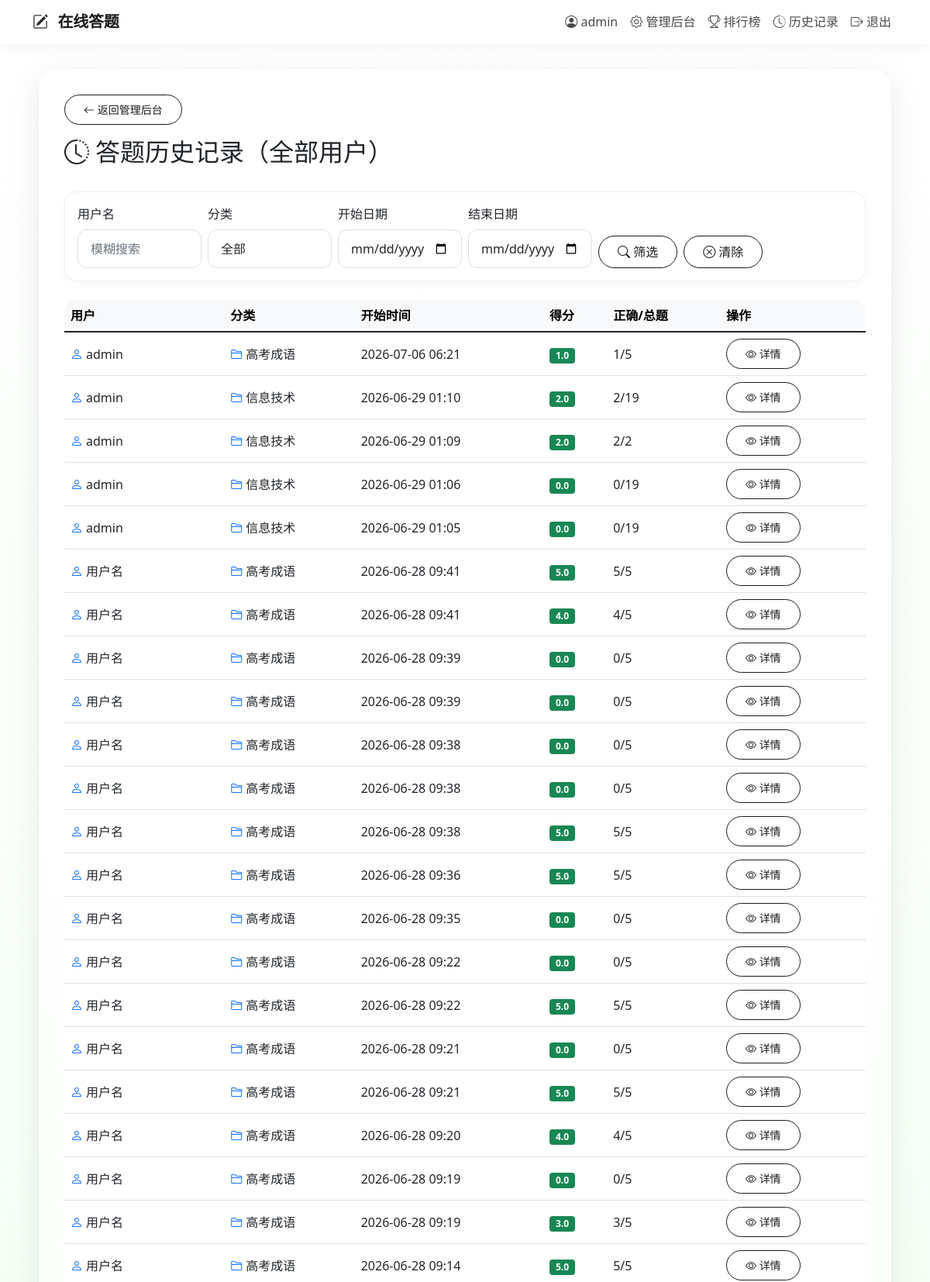
/admin/history (signed in, upper part), run on the app's committed database.
### models.py (models this page shows)
class User(UserMixin, db.Model):
    id = db.Column(db.Integer, primary_key=True)
    username = db.Column(db.String(80), unique=True, nullable=False)
    email = db.Column(db.String(120), unique=True, nullable=False)
    password_hash = db.Column(db.String(128))
    role = db.Column(db.String(20), default='user')
    created_at = db.Column(db.DateTime, default=datetime.utcnow)
    status = db.Column(db.Boolean, default=True)
    quiz_records = db.relationship('QuizRecord', backref='user', lazy='dynamic')
    progresses = db.relationship('UserProgress', backref='user', lazy='dynamic')

class QuizRecord(db.Model):
    id = db.Column(db.Integer, primary_key=True)
    user_id = db.Column(db.Integer, db.ForeignKey('user.id'), nullable=False)
    category_id = db.Column(db.Integer, db.ForeignKey('category.id'), nullable=False)
    start_time = db.Column(db.DateTime, default=datetime.utcnow)
    end_time = db.Column(db.DateTime)
    score = db.Column(db.Float, default=0)
    total_questions = db.Column(db.Integer)
    correct_count = db.Column(db.Integer, default=0)
    details = db.relationship('QuizDetail', backref='record', lazy='select', cascade='all, delete-orphan')

class Category(db.Model):
    id = db.Column(db.Integer, primary_key=True)
    name = db.Column(db.String(100), nullable=False)
    parent_id = db.Column(db.Integer, db.ForeignKey('category.id'), nullable=True)
    sort_order = db.Column(db.Integer, default=0)
    created_at = db.Column(db.DateTime, default=datetime.utcnow)
    parent = db.relationship('Category', remote_side=[id], backref='children')
    questions = db.relationship('Question', backref='category', lazy='dynamic')
    groups = db.relationship('Group', backref='category', lazy='dynamic')
    quiz_records = db.relationship('QuizRecord', backref='category', lazy='dynamic')

### routes/admin.py (the view)
@admin_bp.route('/history')
@login_required
@admin_required
def admin_history():
    from sqlalchemy.orm import joinedload
    username = request.args.get('username', '').strip()
    category_id = request.args.get('category_id', type=int)
    start_date = request.args.get('start_date', '').strip()
    end_date = request.args.get('end_date', '').strip()
    query = QuizRecord.query.options(
        joinedload(QuizRecord.user),
        joinedload(QuizRecord.category)
    ).join(User).join(Category)
    if username:
        query = query.filter(User.username.contains(username))
    if category_id:
        query = query.filter(QuizRecord.category_id == category_id)
    if start_date:
        query = query.filter(QuizRecord.start_time >= datetime.strptime(start_date, '%Y-%m-%d'))
    if end_date:
        query = query.filter(QuizRecord.start_time <= datetime.strptime(end_date, '%Y-%m-%d') + timedelta(days=1))
    records = query.order_by(QuizRecord.start_time.desc()).limit(500).all()
    categories = Category.query.all()
    return render_template('admin/history.html', records=records, categories=categories,
                           filters={'username': username, 'category_id': category_id,
                                    'start_date': start_date, 'end_date': end_date})

### app.py (called while the page is built)
@login_manager.user_loader
def load_user(user_id):
    from models import User
    return User.query.get(int(user_id))

### utils.py (called while the page is built)
def admin_required(f):
    @wraps(f)
    def decorated_function(*args, **kwargs):
        if not current_user.is_authenticated or current_user.role != 'admin':
            flash('需要管理员权限')
            return redirect(url_for('quiz.index'))
        return f(*args, **kwargs)
    return decorated_function

### templates/admin/history.html (shortened to what this page needs)
{% extends "base.html" %}
{% block content %}
<div class="mb-3">
    <a href="{{ url_for('admin.admin_dashboard') }}" class="btn btn-outline-secondary btn-sm">
        <i class="bi bi-arrow-left"></i> 返回管理后台
    </a>
</div>
<div class="d-flex justify-content-between align-items-center mb-4">
    <h2><i class="bi bi-clock-history me-2"></i>答题历史记录（全部用户）</h2>
</div>
<div class="card mb-4">
    <div class="card-body">
        <form method="get" action="{{ url_for('admin.admin_history') }}" class="row g-2 align-items-end">
            <div class="col-md-2">
                <label class="form-label">用户名</label>
                <input type="text" name="username" class="form-control" placeholder="模糊搜索" value="{{ filters.username or '' }}">
            </div>
            <div class="col-md-2">
                <label class="form-label">分类</label>
                <select name="category_id" class="form-select">
                    <option value="">全部</option>
                </select>
            </div>
            <div class="col-md-2">
                <label class="form-label">开始日期</label>
                <input type="date" name="start_date" class="form-control" value="{{ filters.start_date or '' }}">
            </div>
            <div class="col-md-2">
                <label class="form-label">结束日期</label>
                <input type="date" name="end_date" class="form-control" value="{{ filters.end_date or '' }}">
            </div>
            <div class="col-md-4 d-flex gap-2 flex-nowrap">
                <button type="submit" class="btn btn-primary text-nowrap">
                    <i class="bi bi-search"></i> 筛选
                </button>
                <a href="{{ url_for('admin.admin_history') }}" class="btn btn-outline-secondary text-nowrap">
                    <i class="bi bi-x-circle"></i> 清除
                </a>
            </div>
        </form>
    </div>
</div>
<div class="table-responsive">
    <table class="table table-hover align-middle bg-white">
        <thead class="table-light">
            <tr>
                <th>用户</th>
                <th>分类</th>
                <th>开始时间</th>
                <th>得分</th>
                <th>正确/总题</th>
                <th>操作</th>
            </tr>
        </thead>
        <tbody>
            {% for rec in records %}
            <tr>
                <td><i class="bi bi-person me-1 text-primary"></i>{{ rec.user.username }}</td>
                <td><i class="bi bi-folder2 me-1 text-primary"></i>{{ rec.category.name }}</td>
                <td>{{ rec.start_time.strftime('%Y-%m-%d %H:%M') if rec.start_time else '-' }}</td>
                <td><span class="badge bg-success">{{ rec.score }}</span></td>
                <td>{{ rec.correct_count }}/{{ rec.total_questions }}</td>
                <td>
                    <a href="{{ url_for('quiz.result', record_id=rec.id) }}" class="btn btn-sm btn-outline-primary">
                        <i class="bi bi-eye"></i> 详情
                    </a>
                </td>
            </tr>
            {% else %}
            <tr>
                <td colspan="6" class="text-center py-4 text-muted">
                    <i class="bi bi-inbox fs-1 d-block mb-2"></i> 暂无答题记录
                </td>
            </tr>
            {% endfor %}
        </tbody>
    </table>
</div>
{% endblock %}

### templates/base.html (shortened to what this page needs)
<!DOCTYPE html>
<html lang="zh">
<head>
    <link href="https://cdn.bootcdn.net/ajax/libs/twitter-bootstrap/5.1.3/css/bootstrap.min.css" rel="stylesheet">
    <link rel="stylesheet" href="https://cdn.bootcdn.net/ajax/libs/bootstrap-icons/1.8.1/font/bootstrap-icons.css">
    <link rel="stylesheet" href="https://cdn.bootcdn.net/ajax/libs/animate.css/4.1.1/animate.min.css">
</head>
<body>
    <nav class="navbar navbar-expand-lg">
        <div class="container">
            <a class="navbar-brand" href="{{ url_for('quiz.index') }}">
                <i class="bi bi-pencil-square"></i> 在线答题
            </a>
            <div class="collapse navbar-collapse" id="navbarNav">
                <ul class="navbar-nav ms-auto">
                    {% if current_user.is_authenticated %}
                        <li class="nav-item">
                            <span class="nav-link"><i class="bi bi-person-circle"></i> {{ current_user.username }}</span>
                        </li>
                        {% if current_user.role == 'admin' %}
                            <li class="nav-item">
                                <a class="nav-link" href="{{ url_for('admin.admin_dashboard') }}"><i class="bi bi-gear"></i> 管理后台</a>
                            </li>
                        {% endif %}
                        <li class="nav-item">
                            <a class="nav-link" href="{{ url_for('quiz.leaderboard') }}"><i class="bi bi-trophy"></i> 排行榜</a>
                        </li>
                        <li class="nav-item">
                            <a class="nav-link" href="{{ url_for('quiz.history') }}"><i class="bi bi-clock-history"></i> 历史记录</a>
                        </li>
                        <li class="nav-item">
                            <a class="nav-link" href="{{ url_for('auth.auth_logout') }}"><i class="bi bi-box-arrow-right"></i> 退出</a>
                        </li>
                    {% endif %}
                </ul>
            </div>
        </div>
    </nav>
    <div class="main-wrapper">
        <div class="central-card">
            {% block content %}{% endblock %}
        </div>
    </div>
</body>
</html>

### templates/base.html (style rules this page uses)
:root { --x-pos: 50; --y-pos: 50; }
* { box-sizing: border-box; }
html, body { margin: 0; padding: 0; min-height: 100vh; font-family: 'Segoe UI', system-ui, -apple-system, sans-serif; overflow-x: hidden; }
.navbar { background: rgba(255, 255, 255, 0.75) !important; backdrop-filter: blur(16px); -webkit-backdrop-filter: blur(16px); box-shadow: 0 2px 20px rgba(0, 0, 0, 0.06); border-bottom: 1px solid rgba(255, 255, 255, 0.5); z-index: 1000; position: relative; }
.navbar-brand { font-weight: 700; color: #1a1a1a !important; letter-spacing: -0.3px; }
.navbar-brand i { color: #2c2c2c; margin-right: 8px; }
.nav-link { transition: all 0.25s; color: #4a4a4a !important; font-weight: 500; }
.main-wrapper { display: flex; justify-content: center; align-items: flex-start; min-height: calc(100vh - 76px); padding: 2rem 1rem; position: relative; z-index: 1; }
.central-card { width: 100%; max-width: 900px; background: rgba(255, 255, 255, 0.72); backdrop-filter: blur(20px); -webkit-backdrop-filter: blur(20px); border-radius: 1.5rem; border: 1px solid rgba(255, 255, 255, 0.6); box-shadow: 0 8px 40px rgba(0, 0, 0, 0.08), 0 2px 8px rgba(0, 0, 0, 0.04); padding: 2rem; animation: fadeInUp 0.5s ease-out; }
.central-card .card { border: 1px solid rgba(0,0,0,0.06); border-radius: 1rem; box-shadow: 0 4px 16px rgba(0, 0, 0, 0.03); transition: transform 0.3s, box-shadow 0.3s; background: rgba(255, 255, 255, 0.6); backdrop-filter: blur(6px); -webkit-backdrop-filter: blur(6px); }
.btn { border-radius: 2rem; padding: 0.5rem 1.5rem; font-weight: 500; transition: all 0.25s; background: transparent; border: 1.5px solid #1a1a1a; color: #1a1a1a; }
.btn-primary, .btn-success, .btn-outline-secondary { background: transparent; border: 1.5px solid #1a1a1a; color: #1a1a1a; }
.table { border-radius: 1rem; overflow: hidden; box-shadow: 0 5px 12px rgba(0, 0, 0, 0.02); background: rgba(255, 255, 255, 0.7); }
.form-control, .form-select { border-radius: 0.75rem; border: 1px solid #e0e0e0; padding: 0.75rem 1rem; background: rgba(255, 255, 255, 0.85); }

### templates/admin/history.html (style rules this page uses)
.central-card { max-width: 1100px !important; }

### data on the page
User: username "admin"
QuizRecord: user.username "admin", category.name "高考成语", start_time "2026-07-06 06:21", score "1.0", correct_count "1", total_questions "5"
QuizRecord: user.username "admin", category.name "信息技术", start_time "2026-06-29 01:10", score "2.0", correct_count "2", total_questions "19"
QuizRecord: user.username "admin", category.name "信息技术", start_time "2026-06-29 01:09", score "2.0", correct_count "2", total_questions "2"
QuizRecord: user.username "admin", category.name "信息技术", start_time "2026-06-29 01:06", score "0.0", correct_count "0", total_questions "19"
QuizRecord: user.username "admin", category.name "信息技术", start_time "2026-06-29 01:05", score "0.0", correct_count "0", total_questions "19"
QuizRecord: user.username "用户名", category.name "高考成语", start_time "2026-06-28 09:41", score "5.0", correct_count "5", total_questions "5"
QuizRecord: user.username "用户名", category.name "高考成语", start_time "2026-06-28 09:41", score "4.0", correct_count "4", total_questions "5"
QuizRecord: user.username "用户名", category.name "高考成语", start_time "2026-06-28 09:39", score "0.0", correct_count "0", total_questions "5"
QuizRecord: user.username "用户名", category.name "高考成语", start_time "2026-06-28 09:39", score "0.0", correct_count "0", total_questions "5"
QuizRecord: user.username "用户名", category.name "高考成语", start_time "2026-06-28 09:38", score "0.0", correct_count "0", total_questions "5"
QuizRecord: user.username "用户名", category.name "高考成语", start_time "2026-06-28 09:38", score "0.0", correct_count "0", total_questions "5"
QuizRecord: user.username "用户名", category.name "高考成语", start_time "2026-06-28 09:38", score "5.0", correct_count "5", total_questions "5"
QuizRecord: user.username "用户名", category.name "高考成语", start_time "2026-06-28 09:36", score "5.0", correct_count "5", total_questions "5"
QuizRecord: user.username "用户名", category.name "高考成语", start_time "2026-06-28 09:35", score "0.0", correct_count "0", total_questions "5"
QuizRecord: user.username "用户名", category.name "高考成语", start_time "2026-06-28 09:22", score "0.0", correct_count "0", total_questions "5"
QuizRecord: user.username "用户名", category.name "高考成语", start_time "2026-06-28 09:22", score "5.0", correct_count "5", total_questions "5"
QuizRecord: user.username "用户名", category.name "高考成语", start_time "2026-06-28 09:21", score "0.0", correct_count "0", total_questions "5"
QuizRecord: user.username "用户名", category.name "高考成语", start_time "2026-06-28 09:21", score "5.0", correct_count "5", total_questions "5"
QuizRecord: user.username "用户名", category.name "高考成语", start_time "2026-06-28 09:20", score "4.0", correct_count "4", total_questions "5"
QuizRecord: user.username "用户名", category.name "高考成语", start_time "2026-06-28 09:19", score "0.0", correct_count "0", total_questions "5"
QuizRecord: user.username "用户名", category.name "高考成语", start_time "2026-06-28 09:19", score "3.0", correct_count "3", total_questions "5"
QuizRecord: user.username "用户名", category.name "高考成语", start_time "2026-06-28 09:14", score "5.0", correct_count "5", total_questions "5"
